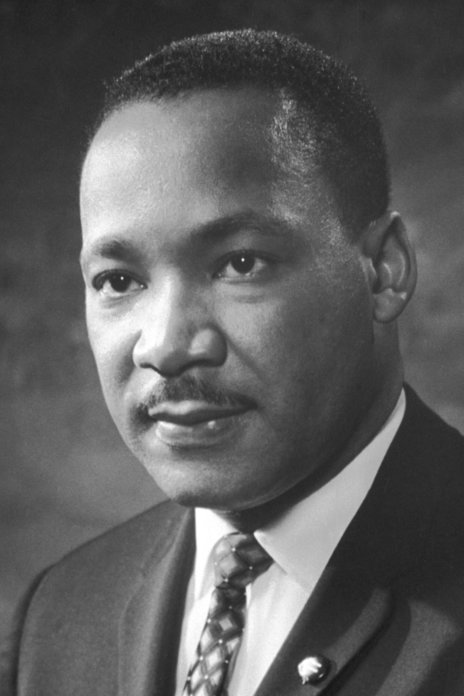
#> input picture Assets/Test/MLK.jpg, 464 x 696 px
$ python faceExtractor.py
#> lines starting #> are read from the running program, lines starting #| are printed output that depends on the picture
#> the answer given: Assets/Test
#!/usr/bin/python
from PIL import Image
import os
import sys
from pathlib import Path
import imghdr

import numpy as np
import cv2
from datetime import datetime


face_cascade = cv2.CascadeClassifier('Assets/HAAR_CASCADES/haarcascade_frontalface_default.xml')

# cv2.namedWindow("Output",cv2.WINDOW_NORMAL)
# cv2.resizeWindow("Output",600,800)

def convert_to_array(img):
    # im = cv2.imread(im)
    # img = Image.fromarray(im, 'RGB')
    image = img.resize((64, 64))
    return np.array(image)

def resize(file,folder,count,OUTPUT):
#> called with folder = 'Assets/Test', count = 1, OUTPUT = 'Assets/Test_Faces'
	type_img=imghdr.what(file)
	ext = ["jpg","jpeg","png","gif","bmp"]
	if type_img in ext:
		# print(file)
		try:
			image = Image.open(file).convert('RGB')
			# print(image)
			opencvImage = cv2.cvtColor(np.array(image), cv2.COLOR_RGB2BGR)
			gray = cv2.cvtColor(opencvImage, cv2.COLOR_BGR2GRAY)
#> gray is the input picture: shape (696, 464); min 21, max 255, mean 93.5
			faces = face_cascade.detectMultiScale(gray, 1.3, 5)
#> faces = [[25, 146, 314, 314]]
			j=0
			for (x,y,w,h) in faces:
				j=j+1
				roi_gray = gray[y:y+h, x:x+w]
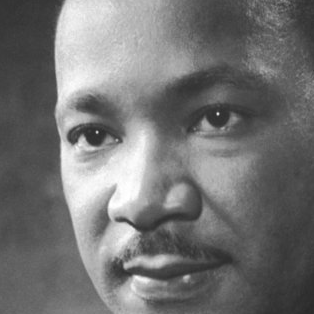
#> roi_gray: shape (314, 314); min 40, max 255, mean 115
				im = Image.fromarray(roi_gray)
				ar=convert_to_array(im)
#> in convert_to_array, `image = img.resize((64, 64))`:
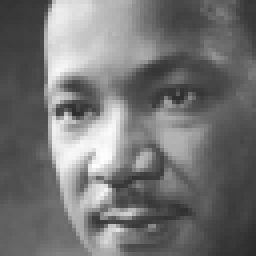
#> image: PIL image 64x64 L (shown 4 times larger); min 43, max 254, mean 115
				FOLDER=os.path.join(OUTPUT,folder)
				if not os.path.exists(FOLDER):
					os.makedirs(FOLDER)
				output_file_name = os.path.join(FOLDER, os.path.basename(folder)+"_"+str(count)+"_"+str(j)+".jpg")
				print(output_file_name)
				cv2.imwrite(output_file_name,ar)
				# ar.save(output_file_name, "JPEG", quality = 95)

				continue
		except:
			print("Something went wrong when Processing the file")


def recur(folder_path,OUTPUT):
	p=Path(folder_path)
	dirs=p.glob("*")
	i=0
	for folder in dirs:
		print(folder)
		if folder.is_dir():
			recur(folder,OUTPUT)
		else:
			i+=1
			resize(folder,folder_path,i,OUTPUT)
#> pass 2 of the loop in recur, `for folder in dirs:`:
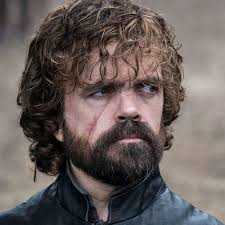
#> input picture Assets/Test/test.jpeg, 225 x 225 px
#> in resize, image is the input picture: PIL image 225x225 RGB; mean R, G, B 103.5, 93.2, 90.6
#> in resize (call 2), `gray = cv2.cvtColor(opencvImage, cv2.COLOR_BGR2GRAY)`:
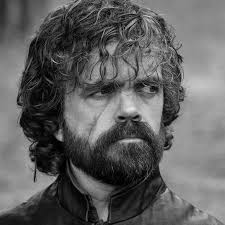
#> gray: shape (225, 225); min 0, max 231, mean 96
#> faces = ()


def banner():
	print("\n\n")
	print('########    ###     ######  ######## ######## ##     ## ######## ########     ###     ######  ########  #######  ########  ')
	print('##         ## ##   ##    ## ##       ##        ##   ##     ##    ##     ##   ## ##   ##    ##    ##    ##     ## ##     ## ')
	print('##        ##   ##  ##       ##       ##         ## ##      ##    ##     ##  ##   ##  ##          ##    ##     ## ##     ## ')
	print('######   ##     ## ##       ######   ######      ###       ##    ########  ##     ## ##          ##    ##     ## ########  ')
	print('##       ######### ##       ##       ##         ## ##      ##    ##   ##   ######### ##          ##    ##     ## ##   ##   ')
	print('##       ##     ## ##    ## ##       ##        ##   ##     ##    ##    ##  ##     ## ##    ##    ##    ##     ## ##    ##  ')
	print('##       ##     ##  ######  ######## ######## ##     ##    ##    ##     ## ##     ##  ######     ##     #######  ##     ## ')
	print("\n\n")
	directory = input("Enter Image folder path to extract Faces :")
	dirname, filename = os.path.split(os.path.abspath(__file__))
	os. chdir(dirname)
	OUTPUT=os.path.join(dirname,str(directory)+"_Faces")
	# datetime object containing current date and time
	now = datetime.now()
	print("Face Extraction Started at "+now.strftime("%d/%m/%Y %H:%M:%S"))
	recur(directory,OUTPUT)
	# datetime object containing current date and time
	now = datetime.now()
	print("Face Extraction ended at "+now.strftime("%d/%m/%Y %H:%M:%S"))


banner()
